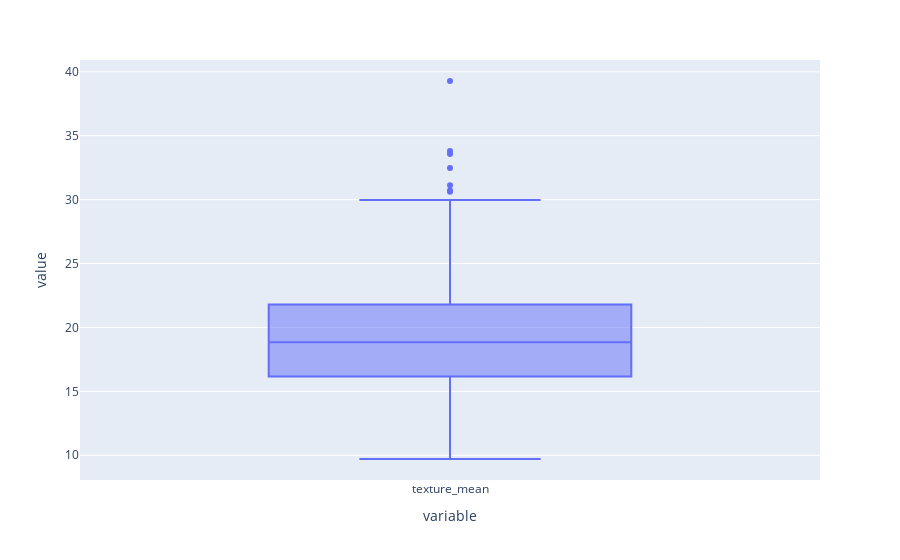

The notebook cell saved with this chart:
### Code cell
analise(dados=df['texture_mean'])

### Figure 1 — Plotly figure (JSON) as saved in the notebook; plotly's stock layout.template omitted (floating-point values rounded to 4 significant figures; data arrays with more than 128 entries replaced by an {"elided": "..."} marker saying what was removed)
{"data": [{"alignmentgroup": "True", "hovertemplate": "variable=%{x}<br>value=%{y}<extra></extra>", "legendgroup": "", "marker": {"color": "#636efa"}, "name": "", "notched": false, "offsetgroup": "", "orientation": "v", "showlegend": false, "type": "box", "x": {"elided": "569 str values"}, "x0": " ", "xaxis": "x", "y": {"elided": "569 float values"}, "y0": " ", "yaxis": "y"}], "layout": {"boxmode": "group", "legend": {"tracegroupgap": 0}, "margin": {"t": 60}, "xaxis": {"anchor": "y", "domain": [0, 1], "title": {"text": "variable"}}, "yaxis": {"anchor": "x", "domain": [0, 1], "title": {"text": "value"}}}}
